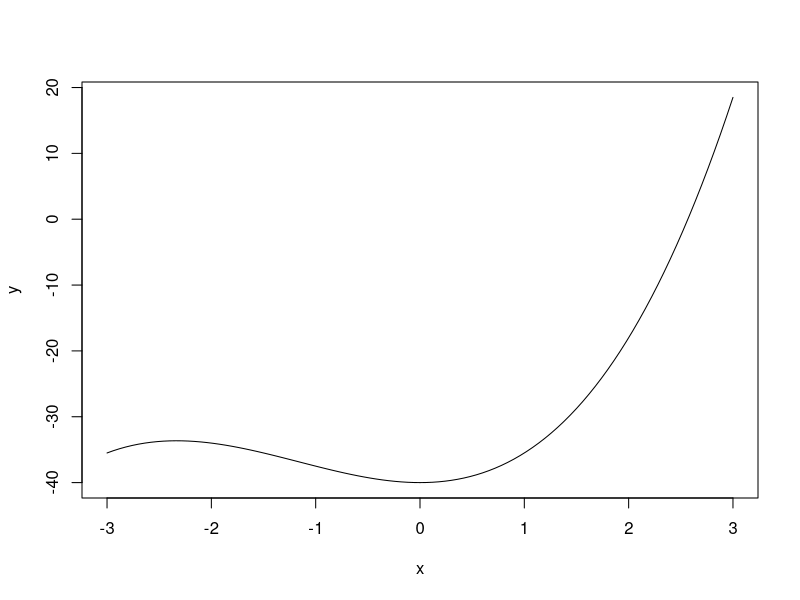

This chart was generated by the following R code:
# AXEL O. BALITAAN
# CMSC 150 - B2L
# Muller Method


MullerMethod <- function (f, x0, x1, x2, macheps, max = 1000, verbose = TRUE)
{
  # Stores given initial approximates
  Given_x0 = x0;  
  Given_x1 = x1;
  Given_x2 = x2;
  
  # Initializes iterations
  iterations = 0;
  ea = 100;
  
  mat_val = c();  # Stores values for matrix 
  
  # Main Loop
  while (ea >= macheps && iterations != max)
  {
    # Solves for values of f given the approximates
    y0 = f(x0);
    y1 = f(x1);
    y2 = f(x2);
    
    # 
    h0 = x1 - x0;
    h1 = x2 - x1;
    
    d0 = (y1 - y0) / h0;
    d1 = (y2 - y1) / h1;
    
    A = (d1 - d0) / (h1 + h0);
    B = A * h1 + d1;
    C = f(x2);
    
    # Evaluates which sign is needed for x3
    sign = abs(B - sqrt(B^2 - 4 * A * C)) < abs(B + sqrt(B^2 - 4 * A * C))
    
    # x3 positive and negative versions
    x3_pos = x2 - (2 * C) / (B + sqrt(B^2 - 4 * A * C));
    x3_neg = x2 - (2 * C) / (B - sqrt(B^2 - 4 * A * C));
    
    x3 = ifelse(sign, x3_pos, x3_neg);  # Assigns value to x3 depending on sign
    
    ea = abs((x3 - x2) / x3) * 100; # Computes error
    
    # Stores value to matrix
    row_val = list(x0, x1, x2, y0, y1, y2, A, B, C, x3, f(x3), ea);
    mat_val = c(mat_val, row_val);
    
    # Updates iteration count
    iterations = iterations + 1;
    
    # Terminates if root was found
    if (f(x3) == 0)
    {
      break;
    }
    
    # Updates approximates
    x0 = x1;
    x1 = x2
    x2 = x3;
  }
  
  # If verbose == TRUE prints the matrix containing each iteration
  if (verbose == TRUE)
  {
    mat_ans = matrix(mat_val, nrow = iterations, ncol = length(row_val), byrow = TRUE, dimnames = list(c(1:iterations), c("x0", "x1", "x2", "f(x0)", "f(x1)", "f(x2)", "A", "B", "C", "x3", "f(x3)", "Error")));
    print(mat_ans);
    writeLines("");
  }
  
  # Returns required values
  return (list(f = f, Given_x0 = Given_x0, Given_x1 = Given_x1, Given_x2 = Given_x2, x3 = x3, iterations = iterations, ea = ea))
}


# Significant digits
options(digits = 4);

####################### HANDOUT ##############################
# f <- function (x) cos(x);
# 
# # Initial guess approximates
# x0 = 0;
# x1 = 2;
# x2 = 4;
# macheps = 1 * (10 ^ -5);
# max = 1000;
# verbose = TRUE;
# #############################################################


################ WORD PROBLEM ##############################
f <- function (x) (x ^ 3) + (3.5 * (x ^ 2)) - 40;
# Graphs the function
curve(f, from = -3, to = 3, xlab = "x", ylab = "y");

# Initial guess approximates
x0 = -3;
x1 = 0;
x2 = 3;
macheps = 1 * (10 ^ -9);
max = 100000;
verbose = TRUE;
#############################################################

MullerMethod (f, x0, x1, x2, macheps, max, verbose);
